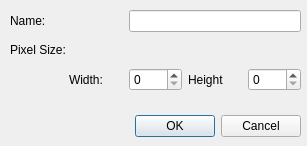
<?xml version="1.0" encoding="utf-8"?>
<ui version="4.0">
  <class>SE_UINewDialog</class>
  <widget class="QDialog" name="SE_UINewDialog">
    <property name="geometry">
      <rect>
        <x>0</x>
        <y>0</y>
        <width>307</width>
        <height>146</height>
      </rect>
    </property>
    <property name="windowTitle">
      <string>New Menu</string>
    </property>
    <widget class="QDialogButtonBox" name="buttonBox">
      <property name="geometry">
        <rect>
          <x>20</x>
          <y>110</y>
          <width>281</width>
          <height>32</height>
        </rect>
      </property>
      <property name="orientation">
        <enum>Qt::Horizontal</enum>
      </property>
      <property name="standardButtons">
        <set>QDialogButtonBox::Cancel|QDialogButtonBox::Ok</set>
      </property>
    </widget>
    <widget class="QWidget" name="layoutWidget">
      <property name="geometry">
        <rect>
          <x>10</x>
          <y>10</y>
          <width>291</width>
          <height>81</height>
        </rect>
      </property>
      <layout class="QGridLayout" name="gridLayout">
        <item row="2" column="3">
          <widget class="QLabel" name="label_4">
            <property name="text">
              <string>Height</string>
            </property>
          </widget>
        </item>
        <item row="2" column="4">
          <widget class="QSpinBox" name="spinBoxY"/>
        </item>
        <item row="0" column="2" colspan="3">
          <widget class="QLineEdit" name="fileNameInputBox"/>
        </item>
        <item row="0" column="0" colspan="2">
          <widget class="QLabel" name="label">
            <property name="text">
              <string>Name:</string>
            </property>
          </widget>
        </item>
        <item row="2" column="2">
          <widget class="QSpinBox" name="spinBoxX"/>
        </item>
        <item row="2" column="1">
          <widget class="QLabel" name="label_3">
            <property name="text">
              <string>Width:</string>
            </property>
          </widget>
        </item>
        <item row="1" column="0" colspan="2">
          <widget class="QLabel" name="label_2">
            <property name="text">
              <string>Pixel Size:</string>
            </property>
          </widget>
        </item>
      </layout>
    </widget>
  </widget>
  <resources/>
  <connections>
    <connection>
      <sender>buttonBox</sender>
      <signal>accepted()</signal>
      <receiver>SE_UINewDialog</receiver>
      <slot>accept()</slot>
      <hints>
        <hint type="sourcelabel">
          <x>248</x>
          <y>254</y>
        </hint>
        <hint type="destinationlabel">
          <x>157</x>
          <y>274</y>
        </hint>
      </hints>
    </connection>
    <connection>
      <sender>buttonBox</sender>
      <signal>rejected()</signal>
      <receiver>SE_UINewDialog</receiver>
      <slot>reject()</slot>
      <hints>
        <hint type="sourcelabel">
          <x>316</x>
          <y>260</y>
        </hint>
        <hint type="destinationlabel">
          <x>286</x>
          <y>274</y>
        </hint>
      </hints>
    </connection>
  </connections>
</ui>
